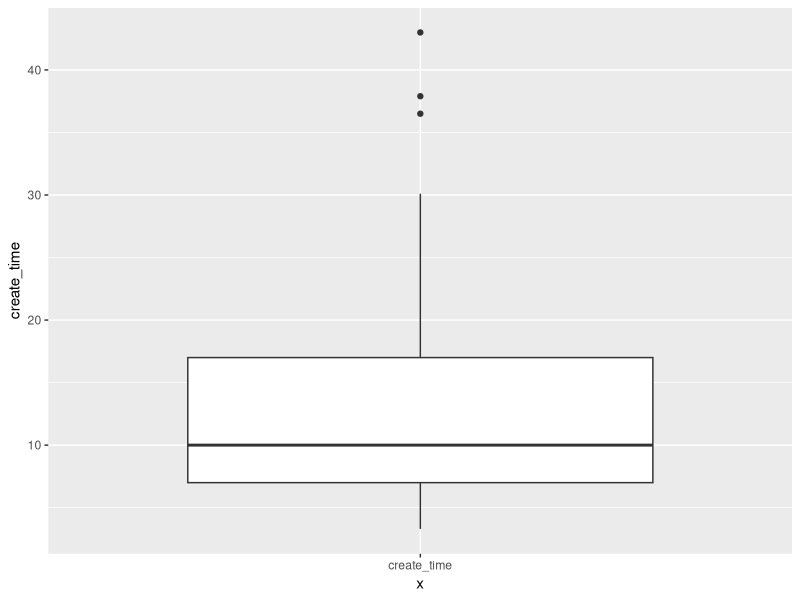
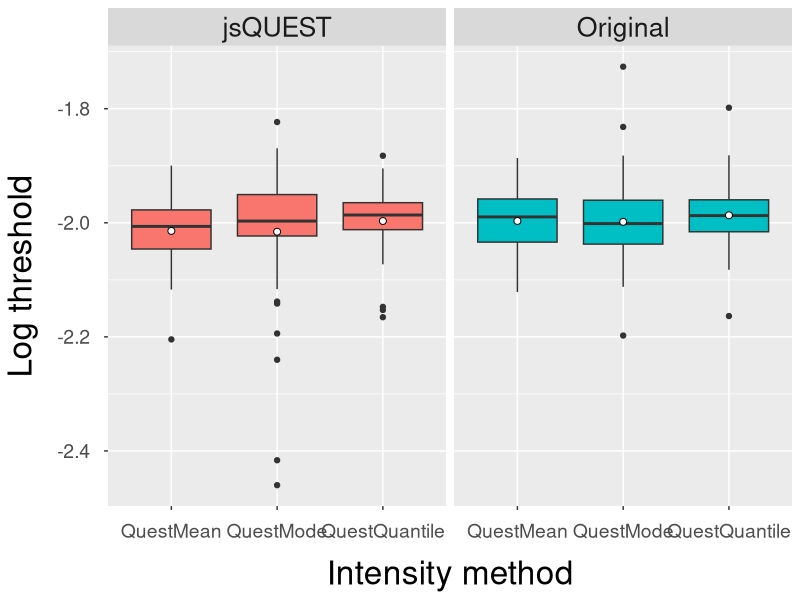
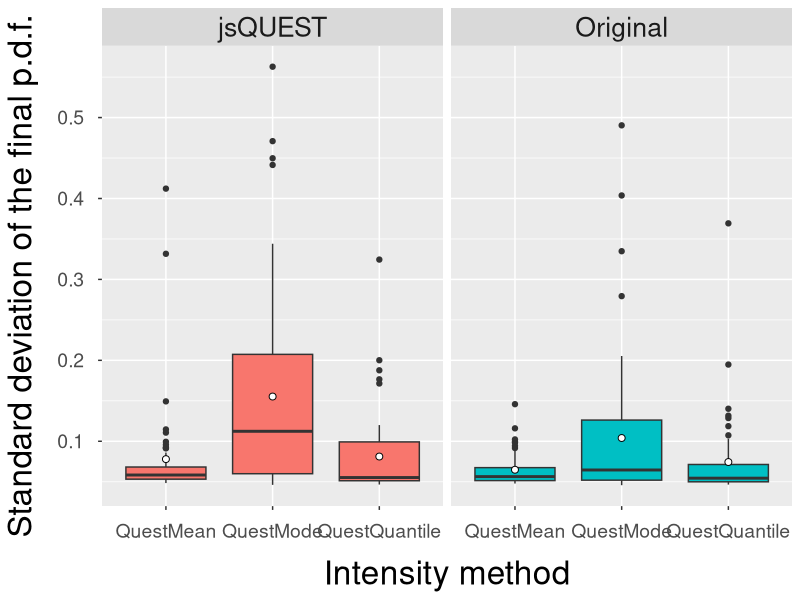
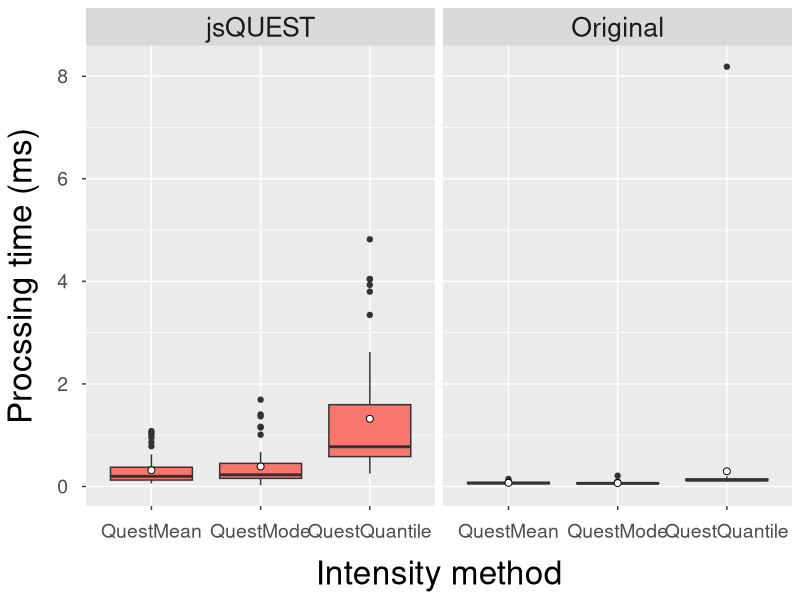

R code for these plots, in order:
library(tidyverse)
dat_jsQUEST <- read.table('jsQuest_20210819.csv', sep=",", , header=T) 
dat_MATLAB <- read.table('originalQuest_20210819.csv', sep=",", , header=T) 

##################
## OS and device information (jsQUEST only)
dat_jsQUEST %>%
  group_by(platform_name) %>%
  summarise(count = n())

dat_jsQUEST %>%
  group_by(os) %>%
  summarise(count = n())
  
dat_jsQUEST %>%
  group_by(family) %>%
  summarise(count = n()) %>%
  spread(family,count)

# Time required to initialize jsQUEST

summary(dat_jsQUEST$create_time)
summary(dat_MATLAB$create_time)
# mean(dat_jsQUEST$create_time)
# sd(dat_jsQUEST$create_time)
# mean(dat_MATLAB$create_time)
# sd(dat_MATLAB$create_time)

# DF <- data.frame(
#   QUEST_type = c(rep("jsQUEST", nrow(dat_jsQUEST)), rep("Original", nrow(dat_MATLAB))),
#   initialization_time = c(dat_jsQUEST$create_time, dat_MATLAB$create_time)
# )
# 
# g <- ggplot(DF, aes(x = QUEST_type, y = initialization_time))
# g <- g + geom_boxplot()
# g


g <- ggplot(dat_jsQUEST, aes(x = "create_time", y = create_time))
g <- g + geom_boxplot()
g

#ggplot(dat, aes(x=))

if (nrow(dat_jsQUEST) != nrow(dat_MATLAB)) stop("Check the number of simulations.")

nSimulation <- nrow(dat_jsQUEST)

DF <- data.frame(
  methods = c(
    rep("QuestQuantile", nSimulation), 
    rep("QuestMean", nSimulation), 
    rep("QuestMode", nSimulation),
    rep("QuestQuantile", nSimulation), 
    rep("QuestMean", nSimulation), 
    rep("QuestMode", nSimulation)
    ),
  quest_type = c(
    rep("jsQUEST", nSimulation*3),
    rep("Original", nSimulation*3)
  ),
  estimate = c(
    dat_jsQUEST$quantile_mean, 
    dat_jsQUEST$mean_mean, 
    dat_jsQUEST$mode_mean,
    dat_MATLAB$quantile_mean, 
    dat_MATLAB$mean_mean, 
    dat_MATLAB$mode_mean
    ),
  standard_deviation = c(
    dat_jsQUEST$quantile_sd, 
    dat_jsQUEST$mean_sd, 
    dat_jsQUEST$mode_sd,
    dat_MATLAB$quantile_sd, 
    dat_MATLAB$mean_sd, 
    dat_MATLAB$mode_sd
    ),
  processing_time = c(
    dat_jsQUEST$time_quantile, 
    dat_jsQUEST$time_mean, 
    dat_jsQUEST$time_mode,
    dat_MATLAB$time_quantile, 
    dat_MATLAB$time_mean, 
    dat_MATLAB$time_mode
    )
)

g <- ggplot(DF, aes(x = methods, y = estimate))
g <- g + geom_boxplot(aes(fill = quest_type))
g <- g + stat_summary(fun = mean, geom = "point", shape = 21, size = 2., fill = "white")
#g <- g + stat_summary(fun = mean, geom = "point", color = "#FC4E07")
g <- g + facet_wrap(~quest_type)
g <- g + theme(legend.position = 'none')
g <- g + xlab("Intensity method") + ylab("Log threshold")
g <- g + scale_y_continuous(breaks=seq(-2.6, 1.6, 0.2))
g <- g + theme(text = element_text(size = 24))
g <- g + theme(axis.text.x = element_text(size = 14, margin = margin(10,10,10,10)))
g <- g + theme(axis.text.y = element_text(size = 14, margin = margin(2,10,2,10)))
g

mean(DF$estimate[1:nSimulation]) # jsQuest Quantile
mean(DF$estimate[(nSimulation+1):(nSimulation*2)]) # jsQuest Mean
mean(DF$estimate[(nSimulation*2+1):(nSimulation*3)]) # jsQuest Mode
mean(DF$estimate[(nSimulation*3+1):(nSimulation*4)]) # Matlab Quantile
mean(DF$estimate[(nSimulation*4+1):(nSimulation*5)]) # Matlab Mean
mean(DF$estimate[(nSimulation*5+1):(nSimulation*6)]) # Matlab Mode


#mean(DF$estimate[(nSimulation*2+1):(nSimulation*3)])

g <- ggplot(DF, aes(x = methods, y = standard_deviation))
g <- g + geom_boxplot(aes(fill = quest_type))
g <- g + stat_summary(fun = mean, geom = "point", shape = 21, size = 2., fill = "white")
g <- g + facet_wrap(~quest_type)
g <- g + theme(legend.position = 'none')
g <- g + xlab("Intensity method") + ylab("Standard deviation of the final p.d.f.")
g <- g + theme(text = element_text(size = 24))
g <- g + theme(axis.text.x = element_text(size = 14, margin = margin(10,10,10,10)))
g <- g + theme(axis.text.y = element_text(size = 14, margin = margin(2,10,2,10)))
g

mean(DF$standard_deviation[1:nSimulation]) # jsQuest Quantile
mean(DF$standard_deviation[(nSimulation+1):(nSimulation*2)]) # jsQuest Mean
mean(DF$standard_deviation[(nSimulation*2+1):(nSimulation*3)]) # jsQuest Mode
mean(DF$standard_deviation[(nSimulation*3+1):(nSimulation*4)]) # Matlab Quantile
mean(DF$standard_deviation[(nSimulation*4+1):(nSimulation*5)]) # Matlab Mean
mean(DF$standard_deviation[(nSimulation*5+1):(nSimulation*6)]) # Matlab Mode

g <- ggplot(DF, aes(x = methods, y = processing_time))
g <- g + geom_boxplot(aes(fill = quest_type))
g <- g + stat_summary(fun = mean, geom = "point", shape = 21, size = 2., fill = "white")
g <- g + facet_wrap(~quest_type)
g <- g + theme(legend.position = 'none')
g <- g + xlab("Intensity method") + ylab("Procssing time (ms)")
g <- g + theme(text = element_text(size = 24))
g <- g + theme(axis.text.x = element_text(size = 14, margin = margin(10,10,10,10)))
g <- g + theme(axis.text.y = element_text(size = 14, margin = margin(2,10,2,10)))
g

tmp <- DF$processing_time[1:nSimulation]
summary(tmp)

mean(DF$processing_time[(nSimulation*2+1):(nSimulation*3)])
#mode(DF$processing_time[(nSimulation*2+1):(nSimulation*3)])

#g <- ggplot(dat_jsQUEST, aes(x = x_data, y = y_data))
# g <- ggplot(dat3, aes(x = methods, y = estimate))
# g <- g + geom_boxplot()
# g <- g + geom_jitter(size = 0.2)
# g
# 
# g <- ggplot(dat3, aes(x = methods, y = standard_deviation))
# g <- g + geom_boxplot()
# g
# 
# # Time required to calculate the intensity of the stimulus
# g <- ggplot(dat3, aes(x = methods, y = processing_time))
# g <- g + geom_boxplot()
# #g <- g + geom_jitter(size = 0.2)
# g
